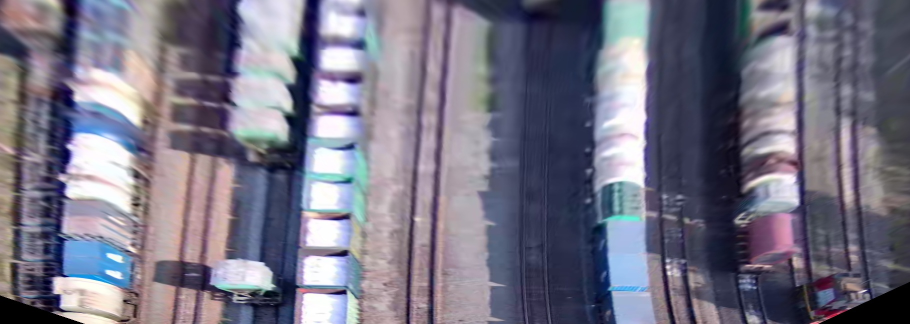
#> input picture NeuralNetworks/TEST/2020-09-03 12_49_50.785319_3.jpg, 1820 x 648 px (shown at 1/2 size); its folder holds only this picture in this run
$ python -i kzsg_utils.py   (imports and definitions only)
#> lines starting #> are read from the running program, lines starting #| are printed output that depends on the picture; after the words box and inside, x2 and y2 are one past the last pixel; in counts of white or black regions, pixels touching at a corner belong together
from os import mkdir,listdir
from os.path import exists,isfile, join, isdir
from shutil import rmtree
import numpy as np
import cv2
import os
import sys
sys.path.append('')

sleeper_length = 50  # примерное расстояние между рельсами в пикселях (длина шпалы) в нижней части изображения
min_car_length = 8 # минимальная длина вагона с учетом погрешности расстояний

# путь к калибровочным данным
path_tmp = os.getcwd()
path_to_kzsg_prj = ""
path_to_calibration_data = ""
# [5 lines not run here, left out]
path_to_calibration_data = path_to_kzsg_prj + "Calibration/"
# путь к линиям, ограничивающим пути
path_to_lines = path_to_calibration_data + "rail_lines/lines_"
# путь к матрицам преобразования
warping_points_path = path_to_calibration_data + "warping_coefs/warping_coefs_"

# [29 lines left out: functions getListOfFiles, get_jpg_filenames, not called in this run]


def get_folders_traindata(path):
    return [join(path, f) for f in listdir(path) if isdir(join(path, f)) and f.split("(")[0].split("_")[0] == "traindata"]


# [25 lines left out: functions check_sector_num, rotate_img, unrotate_img, not called in this run]


def euclid_dist(x1,y1,x2,y2):
    return np.sqrt(np.power((x1 - x2), 2) + np.power((y1 - y2), 2))

# [137 lines left out: functions rm_mk_dirs, parce_name, get_line, get_intersection, from_real_to_warped, from_warped_to_real and 4 more, not called in this run]

def bounding_boxes(img):
    ret, threshed_img = cv2.threshold(img, 0, 255, cv2.THRESH_OTSU)
    contours, hier = cv2.findContours(threshed_img, cv2.RETR_TREE, cv2.CHAIN_APPROX_SIMPLE)
    xs = []
    ys = []
    ws = []
    hs = []
    for c in contours:
        # get the bounding rect
        rect = cv2.boundingRect(c)
        x, y, w, h = rect
        xs.append(x)
        ys.append(y)
        ws.append(w)
        hs.append(h)
        if rect[2] < 50 or rect[3] < 50: continue
        # draw a green rectangle to visualize the bounding rect
        img = cv2.rectangle(img, (x, y), (x + w, y + h), (255, 255, 255), 2)

        # get the min area rect
        rect = cv2.minAreaRect(c)
        box = cv2.boxPoints(rect)
        # convert all coordinates floating point values to int
        box = np.int0(box)
        # print("BOXES", box)b
        # draw a red 'nghien' rectangle
        cv2.drawContours(img, [box], 0, (0, 0, 255))

    # print(len(contours))
    cv2.drawContours(img, contours, -1, (255, 255, 0), 1)

    print('COORDS', xs, ys, ws, hs)

    return img, rect

## создание папок и под папок
# [44 lines left out: functions creat_folder, get_num_of_sector, draw_rect_with_corners, draw_corners, not called in this run]


# def on_railway(mask, num_of_sector):
#     numbers = get_lines_coords(num_of_sector)
#     extreme_pts, convex_hulls_img = seg_utils.get_contours(mask, num_of_sector, SHOW_IMG=True)

>>> import cv2
>>> picture = cv2.imread('NeuralNetworks/TEST/2020-09-03 12_49_50.785319_3.jpg', cv2.IMREAD_GRAYSCALE)
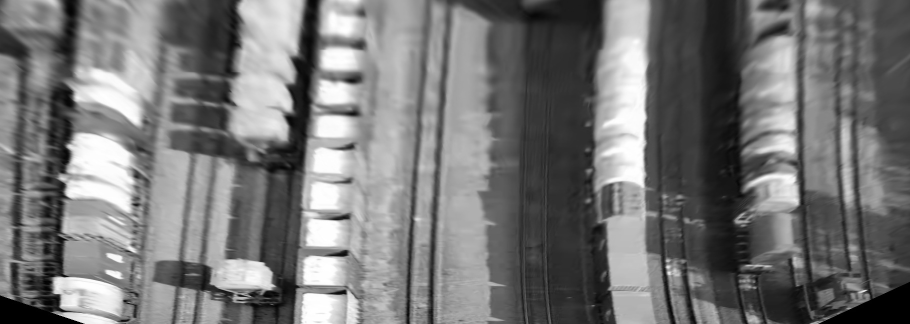
#> picture: shape (648, 1820) (shown at 1/2 size); min 0, max 255, mean 117.5
>>> result = bounding_boxes(picture)
#> in bounding_boxes, `ret, threshed_img = cv2.threshold(img, 0, 255, cv2.THRESH_OTSU)`:
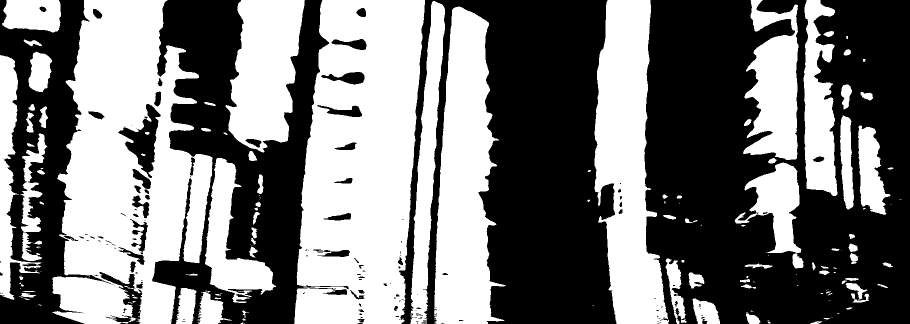
#> threshed_img: shape (648, 1820) (shown at 1/2 size); 47.4% white; 159 white regions (64 under 20 px)
#> in bounding_boxes, `ret, threshed_img = cv2.threshold(img, 0, 255, cv2.THRESH_OTSU)`: ret = 120
#> in bounding_boxes, `contours, hier = cv2.findContours(threshed_img, cv2.RETR_TREE, cv2.CHA..`: contours = 333 contours, 188 with area under 20; largest, box (x1, y1, x2, y2) and area: (104, 0, 425, 648) 140009, (588, 0, 850, 648) 135340, (1189, 0, 1338, 648) 59892, (868, 13, 1012, 648) 57784, (451, 0, 610, 305) 33528
#> the loop in bounding_boxes, `for c in contours:` made 333 passes
#> (x, y, w, h) on passes 3, 4, 6: (481, 645, 6, 3), (1536, 644, 6, 2), (1620, 642, 25, 6)
#> after the loop in bounding_boxes, `for c in contours:`:
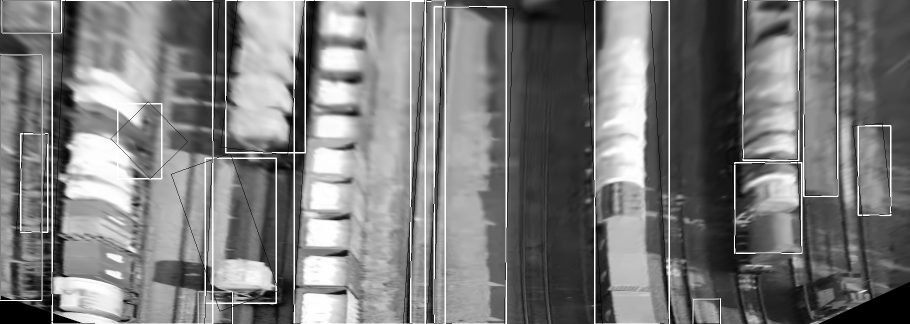
#> img: shape (648, 1820) (shown at 1/2 size); 4.53% of pixels changed, all inside (x1, y1, x2, y2) = (0, 0, 1784, 648)
#> after the loop in bounding_boxes, `for c in contours:`: hs = 333 values, max 648 at index 187, min 1 at index 0, mean 26.28; ws = 333 values, max 321 at index 257, min 1 at index 11, mean 17.23; xs = 333 values, max 1799 at index 125, min 0 at index 155, mean 775.2; ys = 333 values, max 647 at index 0, min 0 at index 184, mean 482.9
#> in bounding_boxes, `cv2.drawContours(img, contours, -1, (255, 255, 0), 1)`:
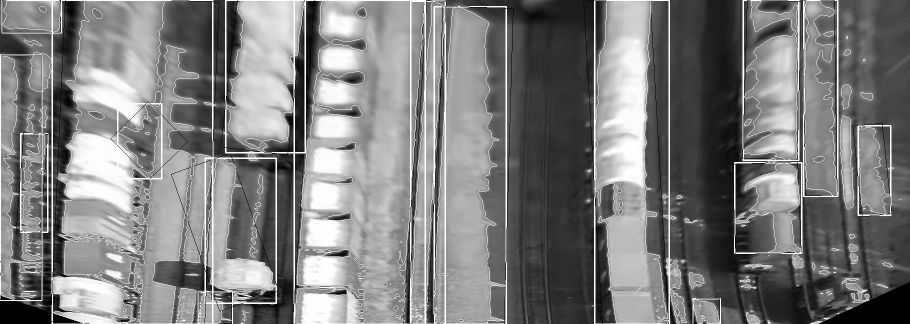
#> img: shape (648, 1820) (shown at 1/2 size); 2.25% of pixels changed, all inside (x1, y1, x2, y2) = (0, 0, 1803, 648)
#> (printed output is left out)
